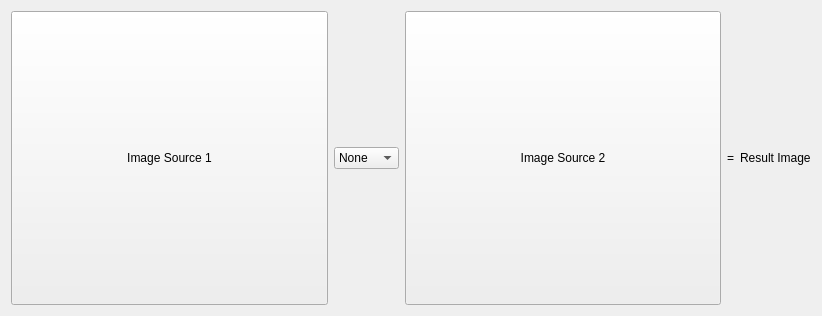
<?xml version="1.0" encoding="UTF-8"?>
<ui version="4.0">
 <class>ImageArithmetic</class>
 <widget class="QWidget" name="ImageArithmetic">
  <property name="geometry">
   <rect>
    <x>0</x>
    <y>0</y>
    <width>822</width>
    <height>316</height>
   </rect>
  </property>
  <property name="windowTitle">
   <string>ImageArithmetic</string>
  </property>
  <layout class="QGridLayout" name="gridLayout">
   <item row="0" column="0">
    <widget class="QToolButton" name="toolButton">
     <property name="sizePolicy">
      <sizepolicy hsizetype="Expanding" vsizetype="Expanding">
       <horstretch>0</horstretch>
       <verstretch>0</verstretch>
      </sizepolicy>
     </property>
     <property name="text">
      <string>Image Source 1</string>
     </property>
    </widget>
   </item>
   <item row="0" column="1">
    <widget class="QComboBox" name="comboBox">
     <property name="sizePolicy">
      <sizepolicy hsizetype="Fixed" vsizetype="Fixed">
       <horstretch>0</horstretch>
       <verstretch>0</verstretch>
      </sizepolicy>
     </property>
     <item>
      <property name="text">
       <string>None</string>
      </property>
     </item>
     <item>
      <property name="text">
       <string>ADD</string>
      </property>
     </item>
     <item>
      <property name="text">
       <string>SUB</string>
      </property>
     </item>
     <item>
      <property name="text">
       <string>OR</string>
      </property>
     </item>
     <item>
      <property name="text">
       <string>NOR</string>
      </property>
     </item>
     <item>
      <property name="text">
       <string>AND</string>
      </property>
     </item>
     <item>
      <property name="text">
       <string>NAND</string>
      </property>
     </item>
     <item>
      <property name="text">
       <string>XOR</string>
      </property>
     </item>
     <item>
      <property name="text">
       <string>NXOR</string>
      </property>
     </item>
    </widget>
   </item>
   <item row="0" column="2">
    <widget class="QToolButton" name="toolButton_2">
     <property name="sizePolicy">
      <sizepolicy hsizetype="Expanding" vsizetype="Expanding">
       <horstretch>0</horstretch>
       <verstretch>0</verstretch>
      </sizepolicy>
     </property>
     <property name="text">
      <string>Image Source 2</string>
     </property>
    </widget>
   </item>
   <item row="0" column="3">
    <widget class="QLabel" name="label">
     <property name="text">
      <string>=</string>
     </property>
    </widget>
   </item>
   <item row="0" column="4">
    <widget class="QLabel" name="label_2">
     <property name="sizePolicy">
      <sizepolicy hsizetype="Preferred" vsizetype="Preferred">
       <horstretch>0</horstretch>
       <verstretch>0</verstretch>
      </sizepolicy>
     </property>
     <property name="text">
      <string>Result Image</string>
     </property>
    </widget>
   </item>
  </layout>
 </widget>
 <layoutdefault spacing="6" margin="11"/>
 <resources/>
 <connections/>
</ui>
